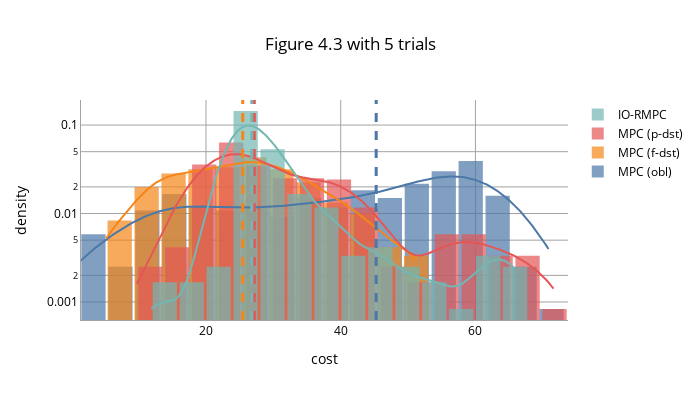

Source (notebook cell):
### Code cell
mpc_obl_costs = [transition.cost for transition in chain(*mpc_obl_trajectories)]
mpc_fdst_costs = [transition.cost for transition in chain(*mpc_fdst_trajectories)]
mpc_pdst_costs = [transition.cost for transition in chain(*mpc_pdst_trajectories)]
io_rmpc_pdst_costs = [transition.cost for transition in chain(*io_rmpc_pdst_trajectories)]

fig = make_figure({
        "MPC (obl)": mpc_obl_costs,
        "MPC (f-dst)": mpc_fdst_costs,
        "MPC (p-dst)": mpc_pdst_costs,
        "IO-RMPC": io_rmpc_pdst_costs,
    },
    title=f"Figure 4.3 with {len(io_rmpc_pdst_trajectories)} trials"
)
fig.update_layout()

### Figure 1 — Plotly figure (JSON) as saved in the notebook; plotly's stock layout.template omitted (floating-point values rounded to 4 significant figures; data arrays with more than 128 entries replaced by an {"elided": "..."} marker saying what was removed)
{"data": [{"autobinx": false, "histnorm": "probability density", "legendgroup": "MPC (obl)", "marker": {"color": "#4C78A8"}, "name": "MPC (obl)", "opacity": 0.7, "type": "histogram", "x": {"elided": "300 float values"}, "xaxis": "x", "xbins": {"end": 70.99, "size": 4, "start": 1.298}, "yaxis": "y"}, {"autobinx": false, "histnorm": "probability density", "legendgroup": "MPC (f-dst)", "marker": {"color": "#F58518"}, "name": "MPC (f-dst)", "opacity": 0.7, "type": "histogram", "x": {"elided": "300 float values"}, "xaxis": "x", "xbins": {"end": 51.17, "size": 4, "start": 5.19}, "yaxis": "y"}, {"autobinx": false, "histnorm": "probability density", "legendgroup": "MPC (p-dst)", "marker": {"color": "#E45756"}, "name": "MPC (p-dst)", "opacity": 0.7, "type": "histogram", "x": {"elided": "300 float values"}, "xaxis": "x", "xbins": {"end": 71.72, "size": 4, "start": 9.741}, "yaxis": "y"}, {"autobinx": false, "histnorm": "probability density", "legendgroup": "IO-RMPC", "marker": {"color": "#72B7B2"}, "name": "IO-RMPC", "opacity": 0.7, "type": "histogram", "x": {"elided": "300 float values"}, "xaxis": "x", "xbins": {"end": 65.73, "size": 4, "start": 11.89}, "yaxis": "y"}, {"legendgroup": "MPC (obl)", "marker": {"color": "#4C78A8"}, "mode": "lines", "name": "MPC (obl)", "showlegend": false, "type": "scatter", "x": {"elided": "500 float values"}, "xaxis": "x", "y": {"elided": "500 float values"}, "yaxis": "y"}, {"legendgroup": "MPC (f-dst)", "marker": {"color": "#F58518"}, "mode": "lines", "name": "MPC (f-dst)", "showlegend": false, "type": "scatter", "x": {"elided": "500 float values"}, "xaxis": "x", "y": {"elided": "500 float values"}, "yaxis": "y"}, {"legendgroup": "MPC (p-dst)", "marker": {"color": "#E45756"}, "mode": "lines", "name": "MPC (p-dst)", "showlegend": false, "type": "scatter", "x": {"elided": "500 float values"}, "xaxis": "x", "y": {"elided": "500 float values"}, "yaxis": "y"}, {"legendgroup": "IO-RMPC", "marker": {"color": "#72B7B2"}, "mode": "lines", "name": "IO-RMPC", "showlegend": false, "type": "scatter", "x": {"elided": "500 float values"}, "xaxis": "x", "y": {"elided": "500 float values"}, "yaxis": "y"}], "layout": {"bargap": 0.1, "barmode": "overlay", "font": {"color": "Black", "size": 12}, "height": 400, "hovermode": "closest", "legend": {"traceorder": "reversed"}, "shapes": [{"line": {"color": "#4C78A8", "dash": "dash", "width": 3}, "type": "line", "x0": 45.27, "x1": 45.27, "xref": "x", "y0": 0, "y1": 1, "yref": "y domain"}, {"line": {"color": "#F58518", "dash": "dash", "width": 3}, "type": "line", "x0": 25.46, "x1": 25.46, "xref": "x", "y0": 0, "y1": 1, "yref": "y domain"}, {"line": {"color": "#E45756", "dash": "dash", "width": 3}, "type": "line", "x0": 27.17, "x1": 27.17, "xref": "x", "y0": 0, "y1": 1, "yref": "y domain"}, {"line": {"color": "#72B7B2", "dash": "dash", "width": 3}, "type": "line", "x0": 26.8, "x1": 26.8, "xref": "x", "y0": 0, "y1": 1, "yref": "y domain"}], "title": {"text": "Figure 4.3 with 5 trials", "x": 0.5}, "width": 700, "xaxis": {"anchor": "y2", "domain": [0, 1], "gridcolor": "#a2a2a2", "linecolor": "#a2a2a2", "linewidth": 1, "showgrid": true, "showline": true, "title": {"text": "cost"}, "zeroline": false}, "yaxis": {"anchor": "free", "domain": [0, 1], "gridcolor": "#a2a2a2", "linecolor": "#a2a2a2", "linewidth": 1, "position": 0, "showgrid": true, "showline": true, "title": {"text": "density"}, "type": "log"}}}
